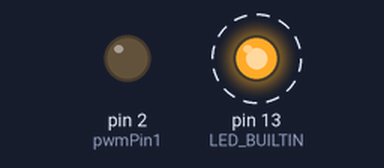
A sketch run on a simulated Arduino Uno, built with avr-gcc and run on an emulated ATmega328P. On the bench: output pins drawn as LEDs (lit = HIGH). Dashed ring = blinking. What the sketch prints to the serial monitor is not drawn.

Above: at 0.5 s.
Timing chart, 0 to 4.6 s (numbered marks = the images above):
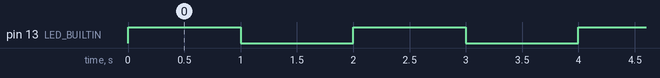

The sketch:

LED_PWM.ino
```cpp
/*
 Name:		LED_PWM.ino
 Created:	10/13/2016 6:50:30 PM
 Author:	Raphi
*/

// Initialise
int pwmPin1 = 2;


// the setup function runs once when you press reset or power the board
void setup() {
	pinMode(LED_BUILTIN, OUTPUT);
	Serial.begin(9600);

}

// the loop function runs over and over again until power down or reset
void loop() {
	Serial.write("Start:");
	analogWrite(pwmPin1, 127);	//PWM 50% Duty Cyle
	for(;;){

		//Blink LED
		digitalWrite(LED_BUILTIN, HIGH);   // turn the LED on (HIGH is the voltage level)
		delay(1000);                       // wait for a
		digitalWrite(LED_BUILTIN, LOW);    // turn the LED off by making the voltage LOW
		delay(1000);                       // wait for a second

		//Serial
		Serial.write("test\n");
	}

}
```

Measured:
- by itself, pin 13 (LED_BUILTIN): alternates HIGH for 1.0 s and LOW for 1.0 s
